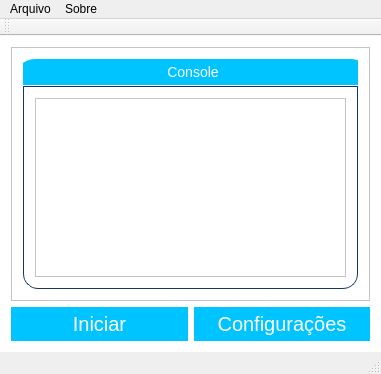
<?xml version="1.0" encoding="UTF-8"?>
<ui version="4.0">
 <class>frmMain</class>
 <widget class="QMainWindow" name="frmMain">
  <property name="geometry">
   <rect>
    <x>0</x>
    <y>0</y>
    <width>381</width>
    <height>374</height>
   </rect>
  </property>
  <property name="windowTitle">
   <string>WarHack v0.1 Alfa</string>
  </property>
  <property name="windowIcon">
   <iconset resource="resources.qrc">
    <normaloff>:/images/warzone2100.png</normaloff>:/images/warzone2100.png</iconset>
  </property>
  <widget class="QWidget" name="centralWidget">
   <property name="styleSheet">
    <string notr="true">background-color: rgb(255, 255, 255);</string>
   </property>
   <layout class="QGridLayout" name="gridLayout_2">
    <item row="1" column="0">
     <widget class="QPushButton" name="buttonStart">
      <property name="sizePolicy">
       <sizepolicy hsizetype="Expanding" vsizetype="Fixed">
        <horstretch>0</horstretch>
        <verstretch>0</verstretch>
       </sizepolicy>
      </property>
      <property name="font">
       <font>
        <family>Arial</family>
        <pointsize>-1</pointsize>
        <underline>false</underline>
        <strikeout>false</strikeout>
       </font>
      </property>
      <property name="styleSheet">
       <string notr="true">QPushButton {
  border-radius: 28px;
  font-family: Arial;
  color: #ffffff;
  font-size: 20px;
  background: #00c4ff;
  padding: 5px 10px 5px 10px;
  text-decoration: none;
}

QPushButton:hover {
  background: #04b52d;
  text-decoration: none;
}</string>
      </property>
      <property name="text">
       <string>Iniciar</string>
      </property>
      <property name="flat">
       <bool>false</bool>
      </property>
     </widget>
    </item>
    <item row="1" column="1">
     <widget class="QPushButton" name="buttonSettings">
      <property name="sizePolicy">
       <sizepolicy hsizetype="Expanding" vsizetype="Fixed">
        <horstretch>0</horstretch>
        <verstretch>0</verstretch>
       </sizepolicy>
      </property>
      <property name="font">
       <font>
        <family>Arial</family>
        <pointsize>-1</pointsize>
        <underline>false</underline>
        <strikeout>false</strikeout>
       </font>
      </property>
      <property name="styleSheet">
       <string notr="true">QPushButton {
  border-radius: 28px;
  font-family: Arial;
  color: #ffffff;
  font-size: 20px;
  background: #00c4ff;
  padding: 5px 10px 5px 10px;
  text-decoration: none;
}

QPushButton:hover {
  background: #04b52d;
  text-decoration: none;
}</string>
      </property>
      <property name="text">
       <string>Configurações</string>
      </property>
     </widget>
    </item>
    <item row="0" column="0" colspan="2">
     <widget class="QFrame" name="frame">
      <property name="frameShape">
       <enum>QFrame::StyledPanel</enum>
      </property>
      <property name="frameShadow">
       <enum>QFrame::Raised</enum>
      </property>
      <layout class="QHBoxLayout" name="horizontalLayout">
       <item>
        <widget class="QGroupBox" name="groupBox">
         <property name="styleSheet">
          <string notr="true">QGroupBox {
    border: 1px solid gray;
    border-color: #FF17365D;
    margin-top: 27px;
    font-size: 14px;
    border-bottom-left-radius: 15px;
    border-bottom-right-radius: 15px;
}

QGroupBox::title {
    subcontrol-origin: margin;
    subcontrol-position: top center;
    border-top-left-radius: 20px;
    border-top-right-radius: 20px;
    padding: 5px 150px;
    background-color: #00C4FF;
    color: rgb(255, 255, 255);
}</string>
         </property>
         <property name="title">
          <string>Console</string>
         </property>
         <layout class="QGridLayout" name="gridLayout">
          <item row="0" column="0">
           <widget class="QTextBrowser" name="textBrowserOutput">
            <property name="styleSheet">
             <string notr="true">color: rgb(0, 0, 0);</string>
            </property>
           </widget>
          </item>
         </layout>
        </widget>
       </item>
      </layout>
     </widget>
    </item>
   </layout>
  </widget>
  <widget class="QMenuBar" name="menuBar">
   <property name="geometry">
    <rect>
     <x>0</x>
     <y>0</y>
     <width>381</width>
     <height>21</height>
    </rect>
   </property>
   <widget class="QMenu" name="menuFile">
    <property name="title">
     <string>Arquivo</string>
    </property>
    <addaction name="actionQuit_2"/>
   </widget>
   <widget class="QMenu" name="menuAbout">
    <property name="title">
     <string>Sobre</string>
    </property>
    <addaction name="actionAbout_Qt"/>
    <addaction name="actionAbout_WarHack"/>
   </widget>
   <addaction name="menuFile"/>
   <addaction name="menuAbout"/>
  </widget>
  <widget class="QToolBar" name="mainToolBar">
   <attribute name="toolBarArea">
    <enum>TopToolBarArea</enum>
   </attribute>
   <attribute name="toolBarBreak">
    <bool>false</bool>
   </attribute>
  </widget>
  <widget class="QStatusBar" name="statusBar"/>
  <action name="actionSettings">
   <property name="text">
    <string>Settings</string>
   </property>
  </action>
  <action name="actionQuit">
   <property name="text">
    <string>Quit</string>
   </property>
  </action>
  <action name="actionQuit_2">
   <property name="icon">
    <iconset resource="resources.qrc">
     <normaloff>:/images/if_Log Out_27856.ico</normaloff>:/images/if_Log Out_27856.ico</iconset>
   </property>
   <property name="text">
    <string>Sair</string>
   </property>
  </action>
  <action name="actionAbout_Qt">
   <property name="icon">
    <iconset resource="resources.qrc">
     <normaloff>:/images/if_qt_337140.ico</normaloff>:/images/if_qt_337140.ico</iconset>
   </property>
   <property name="text">
    <string>Sobre o Qt</string>
   </property>
  </action>
  <action name="actionAbout_WarHack">
   <property name="icon">
    <iconset resource="resources.qrc">
     <normaloff>:/images/if_Blue_ball_132060.ico</normaloff>:/images/if_Blue_ball_132060.ico</iconset>
   </property>
   <property name="text">
    <string>Sobre o WarHack</string>
   </property>
  </action>
 </widget>
 <layoutdefault spacing="6" margin="11"/>
 <resources>
  <include location="resources.qrc"/>
 </resources>
 <connections/>
</ui>
